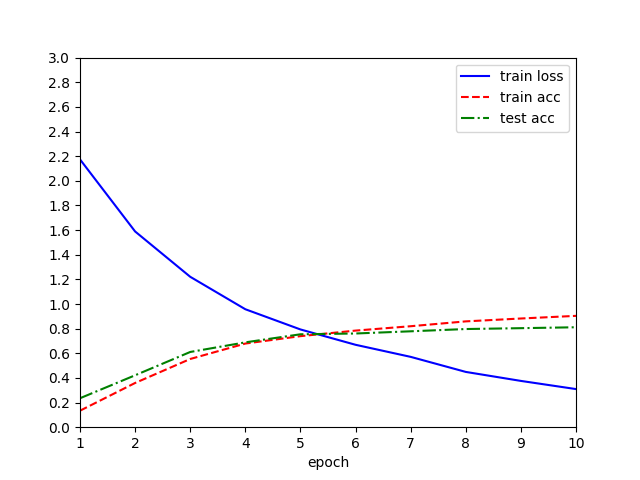

This figure's Python source:
import torch
import torch.nn as nn
import torchvision
import torchvision.transforms as transforms

import sys
sys.path.append('../')
import utils, data, model, train

import argparse

"   python 1_train.py --data_choose 0 --model_choose 0 --save_path '../data_model/data_model.pth'   "
parser = argparse.ArgumentParser()
parser.add_argument("--epochs", type=int, default=10, help="number of epochs")
parser.add_argument("--batch_size", type=int, default=8, help="size of each image batch")
parser.add_argument("--data_choose", type=int, help="0代表cifar10数据集，1代表FLIR数据集，2代表SeekThermal数据集")
parser.add_argument("--model_choose", type=int, help="0代表vgg16网络，1代表resnet18，2代表ViT网络")
parser.add_argument("--root_cifar10", type=str, default='../data', help="cifar10数据集路径")
parser.add_argument("--root_FLIR", type=str, default="../data",help="FILR数据集根路径")
parser.add_argument("--root_SeekThermal", type=str, default="../data",help="SeekThermal数据集根路径")
parser.add_argument("--save_path", help="训练后网络参数的保存位置")
opt = parser.parse_args()
if opt.data_choose == 0:
    opt.num_class = 10
else: opt.num_class = 3
print(opt)

device = utils.try_gpu(0)

if opt.data_choose == 0:
    transform = transforms.Compose([transforms.ToTensor()])

    trainset = torchvision.datasets.CIFAR10(root=opt.root_cifar10, download=True, train=True, transform=transform)
    testset = torchvision.datasets.CIFAR10(root=opt.root_cifar10, download=True, train=False, transform=transform)

elif opt.data_choose == 1:
    transform  = transforms.Compose([transforms.Resize((224, 224)), transforms.ToTensor()])

    trainset = data.FLIR(root=opt.root_FLIR, train=True, transform=transform)
    testset = data.FLIR(root=opt.root_FLIR, train=False, transform=transform)

elif opt.data_choose == 2:
    transform  = transforms.Compose([transforms.Resize((224, 224)), transforms.ToTensor()])

    trainset = data.SeekThermal(root=opt.root_SeekThermal, train=True, transform=transform)
    testset = data.SeekThermal(root=opt.root_SeekThermal, train=False, transform=transform)

train_iter = torch.utils.data.DataLoader(trainset, batch_size=opt.batch_size, shuffle=True)
test_iter = torch.utils.data.DataLoader(testset, batch_size=opt.batch_size, shuffle=False)

net = model.get_classification_net(net_choose=opt.model_choose, num_class=opt.num_class, pretrained=False)


optimizer = torch.optim.Adam(net.parameters(), lr=0.0005)
optimizer_scheduler = torch.optim.lr_scheduler.StepLR(optimizer, step_size=1, gamma=0.9)
loss = nn.CrossEntropyLoss()

train.train(net, train_iter, test_iter, optimizer, loss, opt.epochs, device, optimizer_scheduler)

net.to('cpu')

torch.save(net.state_dict(), opt.save_path)
